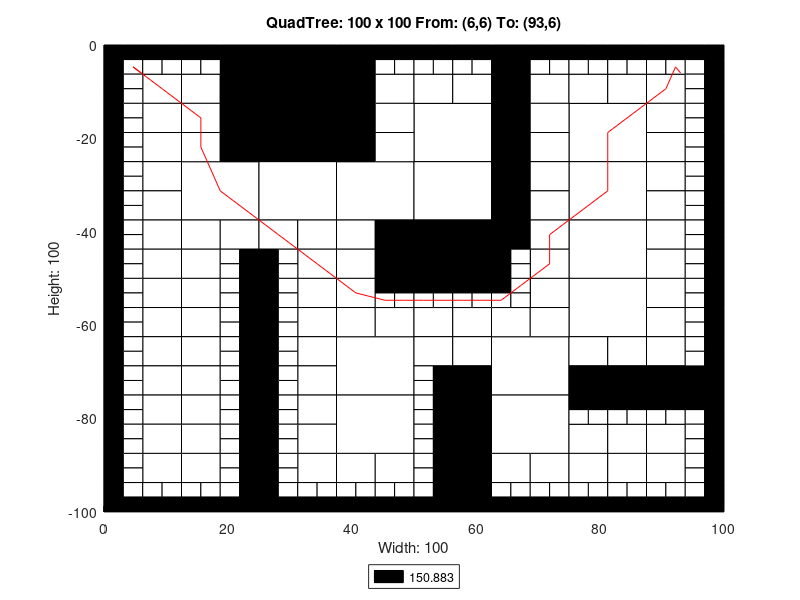

Reproduce this figure in MATLAB.
axis([0 100 -100 0]);
title('QuadTree: 100 x 100 From: (6,6) To: (93,6)');
xlabel('Width: 100');
ylabel('Height: 100');
rectangle('Position',[25 -12.5 12.5 12.5], 'FaceColor',[0 0 0]);
rectangle('Position',[25 -25 12.5 12.5], 'FaceColor',[0 0 0]);
rectangle('Position',[12.5 -37.5 12.5 12.5], 'FaceColor',[1 1 1]);
rectangle('Position',[25 -37.5 12.5 12.5], 'FaceColor',[1 1 1]);
rectangle('Position',[37.5 -37.5 12.5 12.5], 'FaceColor',[1 1 1]);
rectangle('Position',[50 -25 12.5 12.5], 'FaceColor',[1 1 1]);
rectangle('Position',[75 -25 12.5 12.5], 'FaceColor',[1 1 1]);
rectangle('Position',[50 -37.5 12.5 12.5], 'FaceColor',[1 1 1]);
rectangle('Position',[50 -50 12.5 12.5], 'FaceColor',[0 0 0]);
rectangle('Position',[75 -37.5 12.5 12.5], 'FaceColor',[1 1 1]);
rectangle('Position',[75 -50 12.5 12.5], 'FaceColor',[1 1 1]);
rectangle('Position',[37.5 -75 12.5 12.5], 'FaceColor',[1 1 1]);
rectangle('Position',[37.5 -87.5 12.5 12.5], 'FaceColor',[1 1 1]);
rectangle('Position',[62.5 -75 12.5 12.5], 'FaceColor',[1 1 1]);
rectangle('Position',[75 -62.5 12.5 12.5], 'FaceColor',[1 1 1]);
rectangle('Position',[62.5 -87.5 12.5 12.5], 'FaceColor',[1 1 1]);
rectangle('Position',[6.25 -12.5 6.25 6.25], 'FaceColor',[1 1 1]);
rectangle('Position',[18.75 -6.25 6.25 6.25], 'FaceColor',[0 0 0]);
rectangle('Position',[12.5 -12.5 6.25 6.25], 'FaceColor',[1 1 1]);
rectangle('Position',[18.75 -12.5 6.25 6.25], 'FaceColor',[0 0 0]);
rectangle('Position',[6.25 -18.75 6.25 6.25], 'FaceColor',[1 1 1]);
rectangle('Position',[6.25 -25 6.25 6.25], 'FaceColor',[1 1 1]);
rectangle('Position',[12.5 -18.75 6.25 6.25], 'FaceColor',[1 1 1]);
rectangle('Position',[18.75 -18.75 6.25 6.25], 'FaceColor',[0 0 0]);
rectangle('Position',[12.5 -25 6.25 6.25], 'FaceColor',[1 1 1]);
rectangle('Position',[18.75 -25 6.25 6.25], 'FaceColor',[0 0 0]);
rectangle('Position',[37.5 -6.25 6.25 6.25], 'FaceColor',[0 0 0]);
rectangle('Position',[37.5 -12.5 6.25 6.25], 'FaceColor',[0 0 0]);
rectangle('Position',[43.75 -12.5 6.25 6.25], 'FaceColor',[1 1 1]);
rectangle('Position',[37.5 -18.75 6.25 6.25], 'FaceColor',[0 0 0]);
rectangle('Position',[43.75 -18.75 6.25 6.25], 'FaceColor',[1 1 1]);
rectangle('Position',[37.5 -25 6.25 6.25], 'FaceColor',[0 0 0]);
rectangle('Position',[43.75 -25 6.25 6.25], 'FaceColor',[1 1 1]);
rectangle('Position',[6.25 -31.25 6.25 6.25], 'FaceColor',[1 1 1]);
rectangle('Position',[6.25 -37.5 6.25 6.25], 'FaceColor',[1 1 1]);
rectangle('Position',[6.25 -43.75 6.25 6.25], 'FaceColor',[1 1 1]);
rectangle('Position',[6.25 -50 6.25 6.25], 'FaceColor',[1 1 1]);
rectangle('Position',[12.5 -43.75 6.25 6.25], 'FaceColor',[1 1 1]);
rectangle('Position',[18.75 -43.75 6.25 6.25], 'FaceColor',[1 1 1]);
rectangle('Position',[12.5 -50 6.25 6.25], 'FaceColor',[1 1 1]);
rectangle('Position',[25 -43.75 6.25 6.25], 'FaceColor',[1 1 1]);
rectangle('Position',[31.25 -43.75 6.25 6.25], 'FaceColor',[1 1 1]);
rectangle('Position',[31.25 -50 6.25 6.25], 'FaceColor',[1 1 1]);
rectangle('Position',[37.5 -43.75 6.25 6.25], 'FaceColor',[1 1 1]);
rectangle('Position',[43.75 -43.75 6.25 6.25], 'FaceColor',[0 0 0]);
rectangle('Position',[37.5 -50 6.25 6.25], 'FaceColor',[1 1 1]);
rectangle('Position',[43.75 -50 6.25 6.25], 'FaceColor',[0 0 0]);
rectangle('Position',[50 -12.5 6.25 6.25], 'FaceColor',[1 1 1]);
rectangle('Position',[56.25 -12.5 6.25 6.25], 'FaceColor',[1 1 1]);
rectangle('Position',[62.5 -6.25 6.25 6.25], 'FaceColor',[0 0 0]);
rectangle('Position',[62.5 -12.5 6.25 6.25], 'FaceColor',[0 0 0]);
rectangle('Position',[68.75 -12.5 6.25 6.25], 'FaceColor',[1 1 1]);
rectangle('Position',[62.5 -18.75 6.25 6.25], 'FaceColor',[0 0 0]);
rectangle('Position',[68.75 -18.75 6.25 6.25], 'FaceColor',[1 1 1]);
rectangle('Position',[62.5 -25 6.25 6.25], 'FaceColor',[0 0 0]);
rectangle('Position',[68.75 -25 6.25 6.25], 'FaceColor',[1 1 1]);
rectangle('Position',[75 -12.5 6.25 6.25], 'FaceColor',[1 1 1]);
rectangle('Position',[81.25 -12.5 6.25 6.25], 'FaceColor',[1 1 1]);
rectangle('Position',[87.5 -12.5 6.25 6.25], 'FaceColor',[1 1 1]);
rectangle('Position',[87.5 -18.75 6.25 6.25], 'FaceColor',[1 1 1]);
rectangle('Position',[87.5 -25 6.25 6.25], 'FaceColor',[1 1 1]);
rectangle('Position',[62.5 -31.25 6.25 6.25], 'FaceColor',[0 0 0]);
rectangle('Position',[68.75 -31.25 6.25 6.25], 'FaceColor',[1 1 1]);
rectangle('Position',[62.5 -37.5 6.25 6.25], 'FaceColor',[0 0 0]);
rectangle('Position',[68.75 -37.5 6.25 6.25], 'FaceColor',[1 1 1]);
rectangle('Position',[62.5 -43.75 6.25 6.25], 'FaceColor',[0 0 0]);
rectangle('Position',[68.75 -43.75 6.25 6.25], 'FaceColor',[1 1 1]);
rectangle('Position',[68.75 -50 6.25 6.25], 'FaceColor',[1 1 1]);
rectangle('Position',[87.5 -31.25 6.25 6.25], 'FaceColor',[1 1 1]);
rectangle('Position',[87.5 -37.5 6.25 6.25], 'FaceColor',[1 1 1]);
rectangle('Position',[87.5 -43.75 6.25 6.25], 'FaceColor',[1 1 1]);
rectangle('Position',[87.5 -50 6.25 6.25], 'FaceColor',[1 1 1]);
rectangle('Position',[6.25 -56.25 6.25 6.25], 'FaceColor',[1 1 1]);
rectangle('Position',[6.25 -62.5 6.25 6.25], 'FaceColor',[1 1 1]);
rectangle('Position',[12.5 -56.25 6.25 6.25], 'FaceColor',[1 1 1]);
rectangle('Position',[12.5 -62.5 6.25 6.25], 'FaceColor',[1 1 1]);
rectangle('Position',[6.25 -68.75 6.25 6.25], 'FaceColor',[1 1 1]);
rectangle('Position',[6.25 -75 6.25 6.25], 'FaceColor',[1 1 1]);
rectangle('Position',[12.5 -68.75 6.25 6.25], 'FaceColor',[1 1 1]);
rectangle('Position',[12.5 -75 6.25 6.25], 'FaceColor',[1 1 1]);
rectangle('Position',[31.25 -56.25 6.25 6.25], 'FaceColor',[1 1 1]);
rectangle('Position',[31.25 -62.5 6.25 6.25], 'FaceColor',[1 1 1]);
rectangle('Position',[37.5 -56.25 6.25 6.25], 'FaceColor',[1 1 1]);
rectangle('Position',[37.5 -62.5 6.25 6.25], 'FaceColor',[1 1 1]);
rectangle('Position',[43.75 -62.5 6.25 6.25], 'FaceColor',[1 1 1]);
rectangle('Position',[31.25 -68.75 6.25 6.25], 'FaceColor',[1 1 1]);
rectangle('Position',[31.25 -75 6.25 6.25], 'FaceColor',[1 1 1]);
rectangle('Position',[6.25 -81.25 6.25 6.25], 'FaceColor',[1 1 1]);
rectangle('Position',[6.25 -87.5 6.25 6.25], 'FaceColor',[1 1 1]);
rectangle('Position',[12.5 -81.25 6.25 6.25], 'FaceColor',[1 1 1]);
rectangle('Position',[12.5 -87.5 6.25 6.25], 'FaceColor',[1 1 1]);
rectangle('Position',[6.25 -93.75 6.25 6.25], 'FaceColor',[1 1 1]);
rectangle('Position',[12.5 -93.75 6.25 6.25], 'FaceColor',[1 1 1]);
rectangle('Position',[31.25 -81.25 6.25 6.25], 'FaceColor',[1 1 1]);
rectangle('Position',[31.25 -87.5 6.25 6.25], 'FaceColor',[1 1 1]);
rectangle('Position',[31.25 -93.75 6.25 6.25], 'FaceColor',[1 1 1]);
rectangle('Position',[37.5 -93.75 6.25 6.25], 'FaceColor',[1 1 1]);
rectangle('Position',[43.75 -93.75 6.25 6.25], 'FaceColor',[1 1 1]);
rectangle('Position',[50 -62.5 6.25 6.25], 'FaceColor',[1 1 1]);
rectangle('Position',[56.25 -62.5 6.25 6.25], 'FaceColor',[1 1 1]);
rectangle('Position',[68.75 -56.25 6.25 6.25], 'FaceColor',[1 1 1]);
rectangle('Position',[62.5 -62.5 6.25 6.25], 'FaceColor',[1 1 1]);
rectangle('Position',[68.75 -62.5 6.25 6.25], 'FaceColor',[1 1 1]);
rectangle('Position',[50 -68.75 6.25 6.25], 'FaceColor',[1 1 1]);
rectangle('Position',[56.25 -68.75 6.25 6.25], 'FaceColor',[1 1 1]);
rectangle('Position',[56.25 -75 6.25 6.25], 'FaceColor',[0 0 0]);
rectangle('Position',[87.5 -56.25 6.25 6.25], 'FaceColor',[1 1 1]);
rectangle('Position',[87.5 -62.5 6.25 6.25], 'FaceColor',[1 1 1]);
rectangle('Position',[75 -68.75 6.25 6.25], 'FaceColor',[1 1 1]);
rectangle('Position',[81.25 -68.75 6.25 6.25], 'FaceColor',[1 1 1]);
rectangle('Position',[75 -75 6.25 6.25], 'FaceColor',[0 0 0]);
rectangle('Position',[81.25 -75 6.25 6.25], 'FaceColor',[0 0 0]);
rectangle('Position',[87.5 -68.75 6.25 6.25], 'FaceColor',[1 1 1]);
rectangle('Position',[87.5 -75 6.25 6.25], 'FaceColor',[0 0 0]);
rectangle('Position',[93.75 -75 6.25 6.25], 'FaceColor',[0 0 0]);
rectangle('Position',[56.25 -81.25 6.25 6.25], 'FaceColor',[0 0 0]);
rectangle('Position',[56.25 -87.5 6.25 6.25], 'FaceColor',[0 0 0]);
rectangle('Position',[56.25 -93.75 6.25 6.25], 'FaceColor',[0 0 0]);
rectangle('Position',[56.25 -100 6.25 6.25], 'FaceColor',[0 0 0]);
rectangle('Position',[62.5 -93.75 6.25 6.25], 'FaceColor',[1 1 1]);
rectangle('Position',[68.75 -93.75 6.25 6.25], 'FaceColor',[1 1 1]);
rectangle('Position',[75 -87.5 6.25 6.25], 'FaceColor',[1 1 1]);
rectangle('Position',[81.25 -87.5 6.25 6.25], 'FaceColor',[1 1 1]);
rectangle('Position',[87.5 -87.5 6.25 6.25], 'FaceColor',[1 1 1]);
rectangle('Position',[75 -93.75 6.25 6.25], 'FaceColor',[1 1 1]);
rectangle('Position',[81.25 -93.75 6.25 6.25], 'FaceColor',[1 1 1]);
rectangle('Position',[87.5 -93.75 6.25 6.25], 'FaceColor',[1 1 1]);
rectangle('Position',[0 -3.125 3.125 3.125], 'FaceColor',[0 0 0]);
rectangle('Position',[3.125 -3.125 3.125 3.125], 'FaceColor',[0 0 0]);
rectangle('Position',[0 -6.25 3.125 3.125], 'FaceColor',[0 0 0]);
rectangle('Position',[3.125 -6.25 3.125 3.125], 'FaceColor',[1 1 1]);
rectangle('Position',[6.25 -3.125 3.125 3.125], 'FaceColor',[0 0 0]);
rectangle('Position',[9.375 -3.125 3.125 3.125], 'FaceColor',[0 0 0]);
rectangle('Position',[6.25 -6.25 3.125 3.125], 'FaceColor',[1 1 1]);
rectangle('Position',[9.375 -6.25 3.125 3.125], 'FaceColor',[1 1 1]);
rectangle('Position',[0 -9.375 3.125 3.125], 'FaceColor',[0 0 0]);
rectangle('Position',[3.125 -9.375 3.125 3.125], 'FaceColor',[1 1 1]);
rectangle('Position',[0 -12.5 3.125 3.125], 'FaceColor',[0 0 0]);
rectangle('Position',[3.125 -12.5 3.125 3.125], 'FaceColor',[1 1 1]);
rectangle('Position',[12.5 -3.125 3.125 3.125], 'FaceColor',[0 0 0]);
rectangle('Position',[15.625 -3.125 3.125 3.125], 'FaceColor',[0 0 0]);
rectangle('Position',[12.5 -6.25 3.125 3.125], 'FaceColor',[1 1 1]);
rectangle('Position',[15.625 -6.25 3.125 3.125], 'FaceColor',[1 1 1]);
rectangle('Position',[0 -15.625 3.125 3.125], 'FaceColor',[0 0 0]);
rectangle('Position',[3.125 -15.625 3.125 3.125], 'FaceColor',[1 1 1]);
rectangle('Position',[0 -18.75 3.125 3.125], 'FaceColor',[0 0 0]);
rectangle('Position',[3.125 -18.75 3.125 3.125], 'FaceColor',[1 1 1]);
rectangle('Position',[0 -21.875 3.125 3.125], 'FaceColor',[0 0 0]);
rectangle('Position',[3.125 -21.875 3.125 3.125], 'FaceColor',[1 1 1]);
rectangle('Position',[0 -25 3.125 3.125], 'FaceColor',[0 0 0]);
rectangle('Position',[3.125 -25 3.125 3.125], 'FaceColor',[1 1 1]);
rectangle('Position',[43.75 -3.125 3.125 3.125], 'FaceColor',[0 0 0]);
rectangle('Position',[46.875 -3.125 3.125 3.125], 'FaceColor',[0 0 0]);
rectangle('Position',[43.75 -6.25 3.125 3.125], 'FaceColor',[1 1 1]);
rectangle('Position',[46.875 -6.25 3.125 3.125], 'FaceColor',[1 1 1]);
rectangle('Position',[0 -28.125 3.125 3.125], 'FaceColor',[0 0 0]);
rectangle('Position',[3.125 -28.125 3.125 3.125], 'FaceColor',[1 1 1]);
rectangle('Position',[0 -31.25 3.125 3.125], 'FaceColor',[0 0 0]);
rectangle('Position',[3.125 -31.25 3.125 3.125], 'FaceColor',[1 1 1]);
rectangle('Position',[0 -34.375 3.125 3.125], 'FaceColor',[0 0 0]);
rectangle('Position',[3.125 -34.375 3.125 3.125], 'FaceColor',[1 1 1]);
rectangle('Position',[0 -37.5 3.125 3.125], 'FaceColor',[0 0 0]);
rectangle('Position',[3.125 -37.5 3.125 3.125], 'FaceColor',[1 1 1]);
rectangle('Position',[0 -40.625 3.125 3.125], 'FaceColor',[0 0 0]);
rectangle('Position',[3.125 -40.625 3.125 3.125], 'FaceColor',[1 1 1]);
rectangle('Position',[0 -43.75 3.125 3.125], 'FaceColor',[0 0 0]);
rectangle('Position',[3.125 -43.75 3.125 3.125], 'FaceColor',[1 1 1]);
rectangle('Position',[0 -46.875 3.125 3.125], 'FaceColor',[0 0 0]);
rectangle('Position',[3.125 -46.875 3.125 3.125], 'FaceColor',[1 1 1]);
rectangle('Position',[0 -50 3.125 3.125], 'FaceColor',[0 0 0]);
rectangle('Position',[3.125 -50 3.125 3.125], 'FaceColor',[1 1 1]);
rectangle('Position',[18.75 -46.875 3.125 3.125], 'FaceColor',[1 1 1]);
rectangle('Position',[21.875 -46.875 3.125 3.125], 'FaceColor',[0 0 0]);
rectangle('Position',[18.75 -50 3.125 3.125], 'FaceColor',[1 1 1]);
rectangle('Position',[21.875 -50 3.125 3.125], 'FaceColor',[0 0 0]);
rectangle('Position',[25 -46.875 3.125 3.125], 'FaceColor',[0 0 0]);
rectangle('Position',[28.125 -46.875 3.125 3.125], 'FaceColor',[1 1 1]);
rectangle('Position',[25 -50 3.125 3.125], 'FaceColor',[0 0 0]);
rectangle('Position',[28.125 -50 3.125 3.125], 'FaceColor',[1 1 1]);
rectangle('Position',[50 -3.125 3.125 3.125], 'FaceColor',[0 0 0]);
rectangle('Position',[53.125 -3.125 3.125 3.125], 'FaceColor',[0 0 0]);
rectangle('Position',[50 -6.25 3.125 3.125], 'FaceColor',[1 1 1]);
rectangle('Position',[53.125 -6.25 3.125 3.125], 'FaceColor',[1 1 1]);
rectangle('Position',[56.25 -3.125 3.125 3.125], 'FaceColor',[0 0 0]);
rectangle('Position',[59.375 -3.125 3.125 3.125], 'FaceColor',[0 0 0]);
rectangle('Position',[56.25 -6.25 3.125 3.125], 'FaceColor',[1 1 1]);
rectangle('Position',[59.375 -6.25 3.125 3.125], 'FaceColor',[1 1 1]);
rectangle('Position',[68.75 -3.125 3.125 3.125], 'FaceColor',[0 0 0]);
rectangle('Position',[71.875 -3.125 3.125 3.125], 'FaceColor',[0 0 0]);
rectangle('Position',[68.75 -6.25 3.125 3.125], 'FaceColor',[1 1 1]);
rectangle('Position',[71.875 -6.25 3.125 3.125], 'FaceColor',[1 1 1]);
rectangle('Position',[75 -3.125 3.125 3.125], 'FaceColor',[0 0 0]);
rectangle('Position',[78.125 -3.125 3.125 3.125], 'FaceColor',[0 0 0]);
rectangle('Position',[75 -6.25 3.125 3.125], 'FaceColor',[1 1 1]);
rectangle('Position',[78.125 -6.25 3.125 3.125], 'FaceColor',[1 1 1]);
rectangle('Position',[81.25 -3.125 3.125 3.125], 'FaceColor',[0 0 0]);
rectangle('Position',[84.375 -3.125 3.125 3.125], 'FaceColor',[0 0 0]);
rectangle('Position',[81.25 -6.25 3.125 3.125], 'FaceColor',[1 1 1]);
rectangle('Position',[84.375 -6.25 3.125 3.125], 'FaceColor',[1 1 1]);
rectangle('Position',[87.5 -3.125 3.125 3.125], 'FaceColor',[0 0 0]);
rectangle('Position',[90.625 -3.125 3.125 3.125], 'FaceColor',[0 0 0]);
rectangle('Position',[87.5 -6.25 3.125 3.125], 'FaceColor',[1 1 1]);
rectangle('Position',[90.625 -6.25 3.125 3.125], 'FaceColor',[1 1 1]);
rectangle('Position',[93.75 -3.125 3.125 3.125], 'FaceColor',[0 0 0]);
rectangle('Position',[96.875 -3.125 3.125 3.125], 'FaceColor',[0 0 0]);
rectangle('Position',[93.75 -6.25 3.125 3.125], 'FaceColor',[1 1 1]);
rectangle('Position',[96.875 -6.25 3.125 3.125], 'FaceColor',[0 0 0]);
rectangle('Position',[93.75 -9.375 3.125 3.125], 'FaceColor',[1 1 1]);
rectangle('Position',[96.875 -9.375 3.125 3.125], 'FaceColor',[0 0 0]);
rectangle('Position',[93.75 -12.5 3.125 3.125], 'FaceColor',[1 1 1]);
rectangle('Position',[96.875 -12.5 3.125 3.125], 'FaceColor',[0 0 0]);
rectangle('Position',[93.75 -15.625 3.125 3.125], 'FaceColor',[1 1 1]);
rectangle('Position',[96.875 -15.625 3.125 3.125], 'FaceColor',[0 0 0]);
rectangle('Position',[93.75 -18.75 3.125 3.125], 'FaceColor',[1 1 1]);
rectangle('Position',[96.875 -18.75 3.125 3.125], 'FaceColor',[0 0 0]);
rectangle('Position',[93.75 -21.875 3.125 3.125], 'FaceColor',[1 1 1]);
rectangle('Position',[96.875 -21.875 3.125 3.125], 'FaceColor',[0 0 0]);
rectangle('Position',[93.75 -25 3.125 3.125], 'FaceColor',[1 1 1]);
rectangle('Position',[96.875 -25 3.125 3.125], 'FaceColor',[0 0 0]);
rectangle('Position',[62.5 -46.875 3.125 3.125], 'FaceColor',[0 0 0]);
rectangle('Position',[65.625 -46.875 3.125 3.125], 'FaceColor',[1 1 1]);
rectangle('Position',[62.5 -50 3.125 3.125], 'FaceColor',[0 0 0]);
rectangle('Position',[65.625 -50 3.125 3.125], 'FaceColor',[1 1 1]);
rectangle('Position',[93.75 -28.125 3.125 3.125], 'FaceColor',[1 1 1]);
rectangle('Position',[96.875 -28.125 3.125 3.125], 'FaceColor',[0 0 0]);
rectangle('Position',[93.75 -31.25 3.125 3.125], 'FaceColor',[1 1 1]);
rectangle('Position',[96.875 -31.25 3.125 3.125], 'FaceColor',[0 0 0]);
rectangle('Position',[93.75 -34.375 3.125 3.125], 'FaceColor',[1 1 1]);
rectangle('Position',[96.875 -34.375 3.125 3.125], 'FaceColor',[0 0 0]);
rectangle('Position',[93.75 -37.5 3.125 3.125], 'FaceColor',[1 1 1]);
rectangle('Position',[96.875 -37.5 3.125 3.125], 'FaceColor',[0 0 0]);
rectangle('Position',[93.75 -40.625 3.125 3.125], 'FaceColor',[1 1 1]);
rectangle('Position',[96.875 -40.625 3.125 3.125], 'FaceColor',[0 0 0]);
rectangle('Position',[93.75 -43.75 3.125 3.125], 'FaceColor',[1 1 1]);
rectangle('Position',[96.875 -43.75 3.125 3.125], 'FaceColor',[0 0 0]);
rectangle('Position',[93.75 -46.875 3.125 3.125], 'FaceColor',[1 1 1]);
rectangle('Position',[96.875 -46.875 3.125 3.125], 'FaceColor',[0 0 0]);
rectangle('Position',[93.75 -50 3.125 3.125], 'FaceColor',[1 1 1]);
rectangle('Position',[96.875 -50 3.125 3.125], 'FaceColor',[0 0 0]);
rectangle('Position',[0 -53.125 3.125 3.125], 'FaceColor',[0 0 0]);
rectangle('Position',[3.125 -53.125 3.125 3.125], 'FaceColor',[1 1 1]);
rectangle('Position',[0 -56.25 3.125 3.125], 'FaceColor',[0 0 0]);
rectangle('Position',[3.125 -56.25 3.125 3.125], 'FaceColor',[1 1 1]);
rectangle('Position',[0 -59.375 3.125 3.125], 'FaceColor',[0 0 0]);
rectangle('Position',[3.125 -59.375 3.125 3.125], 'FaceColor',[1 1 1]);
rectangle('Position',[0 -62.5 3.125 3.125], 'FaceColor',[0 0 0]);
rectangle('Position',[3.125 -62.5 3.125 3.125], 'FaceColor',[1 1 1]);
rectangle('Position',[18.75 -53.125 3.125 3.125], 'FaceColor',[1 1 1]);
rectangle('Position',[21.875 -53.125 3.125 3.125], 'FaceColor',[0 0 0]);
rectangle('Position',[18.75 -56.25 3.125 3.125], 'FaceColor',[1 1 1]);
rectangle('Position',[21.875 -56.25 3.125 3.125], 'FaceColor',[0 0 0]);
rectangle('Position',[18.75 -59.375 3.125 3.125], 'FaceColor',[1 1 1]);
rectangle('Position',[21.875 -59.375 3.125 3.125], 'FaceColor',[0 0 0]);
rectangle('Position',[18.75 -62.5 3.125 3.125], 'FaceColor',[1 1 1]);
rectangle('Position',[21.875 -62.5 3.125 3.125], 'FaceColor',[0 0 0]);
rectangle('Position',[0 -65.625 3.125 3.125], 'FaceColor',[0 0 0]);
rectangle('Position',[3.125 -65.625 3.125 3.125], 'FaceColor',[1 1 1]);
rectangle('Position',[0 -68.75 3.125 3.125], 'FaceColor',[0 0 0]);
rectangle('Position',[3.125 -68.75 3.125 3.125], 'FaceColor',[1 1 1]);
rectangle('Position',[0 -71.875 3.125 3.125], 'FaceColor',[0 0 0]);
rectangle('Position',[3.125 -71.875 3.125 3.125], 'FaceColor',[1 1 1]);
rectangle('Position',[0 -75 3.125 3.125], 'FaceColor',[0 0 0]);
rectangle('Position',[3.125 -75 3.125 3.125], 'FaceColor',[1 1 1]);
rectangle('Position',[18.75 -65.625 3.125 3.125], 'FaceColor',[1 1 1]);
rectangle('Position',[21.875 -65.625 3.125 3.125], 'FaceColor',[0 0 0]);
rectangle('Position',[18.75 -68.75 3.125 3.125], 'FaceColor',[1 1 1]);
rectangle('Position',[21.875 -68.75 3.125 3.125], 'FaceColor',[0 0 0]);
rectangle('Position',[18.75 -71.875 3.125 3.125], 'FaceColor',[1 1 1]);
rectangle('Position',[21.875 -71.875 3.125 3.125], 'FaceColor',[0 0 0]);
rectangle('Position',[18.75 -75 3.125 3.125], 'FaceColor',[1 1 1]);
rectangle('Position',[21.875 -75 3.125 3.125], 'FaceColor',[0 0 0]);
rectangle('Position',[25 -53.125 3.125 3.125], 'FaceColor',[0 0 0]);
rectangle('Position',[28.125 -53.125 3.125 3.125], 'FaceColor',[1 1 1]);
rectangle('Position',[25 -56.25 3.125 3.125], 'FaceColor',[0 0 0]);
rectangle('Position',[28.125 -56.25 3.125 3.125], 'FaceColor',[1 1 1]);
rectangle('Position',[25 -59.375 3.125 3.125], 'FaceColor',[0 0 0]);
rectangle('Position',[28.125 -59.375 3.125 3.125], 'FaceColor',[1 1 1]);
rectangle('Position',[25 -62.5 3.125 3.125], 'FaceColor',[0 0 0]);
rectangle('Position',[28.125 -62.5 3.125 3.125], 'FaceColor',[1 1 1]);
rectangle('Position',[43.75 -53.125 3.125 3.125], 'FaceColor',[0 0 0]);
rectangle('Position',[46.875 -53.125 3.125 3.125], 'FaceColor',[0 0 0]);
rectangle('Position',[43.75 -56.25 3.125 3.125], 'FaceColor',[1 1 1]);
rectangle('Position',[46.875 -56.25 3.125 3.125], 'FaceColor',[1 1 1]);
rectangle('Position',[25 -65.625 3.125 3.125], 'FaceColor',[0 0 0]);
rectangle('Position',[28.125 -65.625 3.125 3.125], 'FaceColor',[1 1 1]);
rectangle('Position',[25 -68.75 3.125 3.125], 'FaceColor',[0 0 0]);
rectangle('Position',[28.125 -68.75 3.125 3.125], 'FaceColor',[1 1 1]);
rectangle('Position',[25 -71.875 3.125 3.125], 'FaceColor',[0 0 0]);
rectangle('Position',[28.125 -71.875 3.125 3.125], 'FaceColor',[1 1 1]);
rectangle('Position',[25 -75 3.125 3.125], 'FaceColor',[0 0 0]);
rectangle('Position',[28.125 -75 3.125 3.125], 'FaceColor',[1 1 1]);
rectangle('Position',[0 -78.125 3.125 3.125], 'FaceColor',[0 0 0]);
rectangle('Position',[3.125 -78.125 3.125 3.125], 'FaceColor',[1 1 1]);
rectangle('Position',[0 -81.25 3.125 3.125], 'FaceColor',[0 0 0]);
rectangle('Position',[3.125 -81.25 3.125 3.125], 'FaceColor',[1 1 1]);
rectangle('Position',[0 -84.375 3.125 3.125], 'FaceColor',[0 0 0]);
rectangle('Position',[3.125 -84.375 3.125 3.125], 'FaceColor',[1 1 1]);
rectangle('Position',[0 -87.5 3.125 3.125], 'FaceColor',[0 0 0]);
rectangle('Position',[3.125 -87.5 3.125 3.125], 'FaceColor',[1 1 1]);
rectangle('Position',[18.75 -78.125 3.125 3.125], 'FaceColor',[1 1 1]);
rectangle('Position',[21.875 -78.125 3.125 3.125], 'FaceColor',[0 0 0]);
rectangle('Position',[18.75 -81.25 3.125 3.125], 'FaceColor',[1 1 1]);
rectangle('Position',[21.875 -81.25 3.125 3.125], 'FaceColor',[0 0 0]);
rectangle('Position',[18.75 -84.375 3.125 3.125], 'FaceColor',[1 1 1]);
rectangle('Position',[21.875 -84.375 3.125 3.125], 'FaceColor',[0 0 0]);
rectangle('Position',[18.75 -87.5 3.125 3.125], 'FaceColor',[1 1 1]);
rectangle('Position',[21.875 -87.5 3.125 3.125], 'FaceColor',[0 0 0]);
rectangle('Position',[0 -90.625 3.125 3.125], 'FaceColor',[0 0 0]);
rectangle('Position',[3.125 -90.625 3.125 3.125], 'FaceColor',[1 1 1]);
rectangle('Position',[0 -93.75 3.125 3.125], 'FaceColor',[0 0 0]);
rectangle('Position',[3.125 -93.75 3.125 3.125], 'FaceColor',[1 1 1]);
rectangle('Position',[0 -96.875 3.125 3.125], 'FaceColor',[0 0 0]);
rectangle('Position',[3.125 -96.875 3.125 3.125], 'FaceColor',[1 1 1]);
rectangle('Position',[0 -100 3.125 3.125], 'FaceColor',[0 0 0]);
rectangle('Position',[3.125 -100 3.125 3.125], 'FaceColor',[0 0 0]);
rectangle('Position',[6.25 -96.875 3.125 3.125], 'FaceColor',[1 1 1]);
rectangle('Position',[9.375 -96.875 3.125 3.125], 'FaceColor',[1 1 1]);
rectangle('Position',[6.25 -100 3.125 3.125], 'FaceColor',[0 0 0]);
rectangle('Position',[9.375 -100 3.125 3.125], 'FaceColor',[0 0 0]);
rectangle('Position',[18.75 -90.625 3.125 3.125], 'FaceColor',[1 1 1]);
rectangle('Position',[21.875 -90.625 3.125 3.125], 'FaceColor',[0 0 0]);
rectangle('Position',[18.75 -93.75 3.125 3.125], 'FaceColor',[1 1 1]);
rectangle('Position',[21.875 -93.75 3.125 3.125], 'FaceColor',[0 0 0]);
rectangle('Position',[12.5 -96.875 3.125 3.125], 'FaceColor',[1 1 1]);
rectangle('Position',[15.625 -96.875 3.125 3.125], 'FaceColor',[1 1 1]);
rectangle('Position',[12.5 -100 3.125 3.125], 'FaceColor',[0 0 0]);
rectangle('Position',[15.625 -100 3.125 3.125], 'FaceColor',[0 0 0]);
rectangle('Position',[18.75 -96.875 3.125 3.125], 'FaceColor',[1 1 1]);
rectangle('Position',[21.875 -96.875 3.125 3.125], 'FaceColor',[0 0 0]);
rectangle('Position',[18.75 -100 3.125 3.125], 'FaceColor',[0 0 0]);
rectangle('Position',[21.875 -100 3.125 3.125], 'FaceColor',[0 0 0]);
rectangle('Position',[25 -78.125 3.125 3.125], 'FaceColor',[0 0 0]);
rectangle('Position',[28.125 -78.125 3.125 3.125], 'FaceColor',[1 1 1]);
rectangle('Position',[25 -81.25 3.125 3.125], 'FaceColor',[0 0 0]);
rectangle('Position',[28.125 -81.25 3.125 3.125], 'FaceColor',[1 1 1]);
rectangle('Position',[25 -84.375 3.125 3.125], 'FaceColor',[0 0 0]);
rectangle('Position',[28.125 -84.375 3.125 3.125], 'FaceColor',[1 1 1]);
rectangle('Position',[25 -87.5 3.125 3.125], 'FaceColor',[0 0 0]);
rectangle('Position',[28.125 -87.5 3.125 3.125], 'FaceColor',[1 1 1]);
rectangle('Position',[25 -90.625 3.125 3.125], 'FaceColor',[0 0 0]);
rectangle('Position',[28.125 -90.625 3.125 3.125], 'FaceColor',[1 1 1]);
rectangle('Position',[25 -93.75 3.125 3.125], 'FaceColor',[0 0 0]);
rectangle('Position',[28.125 -93.75 3.125 3.125], 'FaceColor',[1 1 1]);
rectangle('Position',[25 -96.875 3.125 3.125], 'FaceColor',[0 0 0]);
rectangle('Position',[28.125 -96.875 3.125 3.125], 'FaceColor',[1 1 1]);
rectangle('Position',[25 -100 3.125 3.125], 'FaceColor',[0 0 0]);
rectangle('Position',[28.125 -100 3.125 3.125], 'FaceColor',[0 0 0]);
rectangle('Position',[31.25 -96.875 3.125 3.125], 'FaceColor',[1 1 1]);
rectangle('Position',[34.375 -96.875 3.125 3.125], 'FaceColor',[1 1 1]);
rectangle('Position',[31.25 -100 3.125 3.125], 'FaceColor',[0 0 0]);
rectangle('Position',[34.375 -100 3.125 3.125], 'FaceColor',[0 0 0]);
rectangle('Position',[37.5 -96.875 3.125 3.125], 'FaceColor',[1 1 1]);
rectangle('Position',[40.625 -96.875 3.125 3.125], 'FaceColor',[1 1 1]);
rectangle('Position',[37.5 -100 3.125 3.125], 'FaceColor',[0 0 0]);
rectangle('Position',[40.625 -100 3.125 3.125], 'FaceColor',[0 0 0]);
rectangle('Position',[43.75 -96.875 3.125 3.125], 'FaceColor',[1 1 1]);
rectangle('Position',[46.875 -96.875 3.125 3.125], 'FaceColor',[1 1 1]);
rectangle('Position',[43.75 -100 3.125 3.125], 'FaceColor',[0 0 0]);
rectangle('Position',[46.875 -100 3.125 3.125], 'FaceColor',[0 0 0]);
rectangle('Position',[50 -53.125 3.125 3.125], 'FaceColor',[0 0 0]);
rectangle('Position',[53.125 -53.125 3.125 3.125], 'FaceColor',[0 0 0]);
rectangle('Position',[50 -56.25 3.125 3.125], 'FaceColor',[1 1 1]);
rectangle('Position',[53.125 -56.25 3.125 3.125], 'FaceColor',[1 1 1]);
rectangle('Position',[56.25 -53.125 3.125 3.125], 'FaceColor',[0 0 0]);
rectangle('Position',[59.375 -53.125 3.125 3.125], 'FaceColor',[0 0 0]);
rectangle('Position',[56.25 -56.25 3.125 3.125], 'FaceColor',[1 1 1]);
rectangle('Position',[59.375 -56.25 3.125 3.125], 'FaceColor',[1 1 1]);
rectangle('Position',[62.5 -53.125 3.125 3.125], 'FaceColor',[0 0 0]);
rectangle('Position',[65.625 -53.125 3.125 3.125], 'FaceColor',[1 1 1]);
rectangle('Position',[62.5 -56.25 3.125 3.125], 'FaceColor',[1 1 1]);
rectangle('Position',[65.625 -56.25 3.125 3.125], 'FaceColor',[1 1 1]);
rectangle('Position',[50 -71.875 3.125 3.125], 'FaceColor',[1 1 1]);
rectangle('Position',[53.125 -71.875 3.125 3.125], 'FaceColor',[0 0 0]);
rectangle('Position',[50 -75 3.125 3.125], 'FaceColor',[1 1 1]);
rectangle('Position',[53.125 -75 3.125 3.125], 'FaceColor',[0 0 0]);
rectangle('Position',[93.75 -53.125 3.125 3.125], 'FaceColor',[1 1 1]);
rectangle('Position',[96.875 -53.125 3.125 3.125], 'FaceColor',[0 0 0]);
rectangle('Position',[93.75 -56.25 3.125 3.125], 'FaceColor',[1 1 1]);
rectangle('Position',[96.875 -56.25 3.125 3.125], 'FaceColor',[0 0 0]);
rectangle('Position',[93.75 -59.375 3.125 3.125], 'FaceColor',[1 1 1]);
rectangle('Position',[96.875 -59.375 3.125 3.125], 'FaceColor',[0 0 0]);
rectangle('Position',[93.75 -62.5 3.125 3.125], 'FaceColor',[1 1 1]);
rectangle('Position',[96.875 -62.5 3.125 3.125], 'FaceColor',[0 0 0]);
rectangle('Position',[93.75 -65.625 3.125 3.125], 'FaceColor',[1 1 1]);
rectangle('Position',[96.875 -65.625 3.125 3.125], 'FaceColor',[0 0 0]);
rectangle('Position',[93.75 -68.75 3.125 3.125], 'FaceColor',[1 1 1]);
rectangle('Position',[96.875 -68.75 3.125 3.125], 'FaceColor',[0 0 0]);
rectangle('Position',[50 -78.125 3.125 3.125], 'FaceColor',[1 1 1]);
rectangle('Position',[53.125 -78.125 3.125 3.125], 'FaceColor',[0 0 0]);
rectangle('Position',[50 -81.25 3.125 3.125], 'FaceColor',[1 1 1]);
rectangle('Position',[53.125 -81.25 3.125 3.125], 'FaceColor',[0 0 0]);
rectangle('Position',[50 -84.375 3.125 3.125], 'FaceColor',[1 1 1]);
rectangle('Position',[53.125 -84.375 3.125 3.125], 'FaceColor',[0 0 0]);
rectangle('Position',[50 -87.5 3.125 3.125], 'FaceColor',[1 1 1]);
rectangle('Position',[53.125 -87.5 3.125 3.125], 'FaceColor',[0 0 0]);
rectangle('Position',[50 -90.625 3.125 3.125], 'FaceColor',[1 1 1]);
rectangle('Position',[53.125 -90.625 3.125 3.125], 'FaceColor',[0 0 0]);
rectangle('Position',[50 -93.75 3.125 3.125], 'FaceColor',[1 1 1]);
rectangle('Position',[53.125 -93.75 3.125 3.125], 'FaceColor',[0 0 0]);
rectangle('Position',[50 -96.875 3.125 3.125], 'FaceColor',[1 1 1]);
rectangle('Position',[53.125 -96.875 3.125 3.125], 'FaceColor',[0 0 0]);
rectangle('Position',[50 -100 3.125 3.125], 'FaceColor',[0 0 0]);
rectangle('Position',[53.125 -100 3.125 3.125], 'FaceColor',[0 0 0]);
rectangle('Position',[62.5 -96.875 3.125 3.125], 'FaceColor',[1 1 1]);
rectangle('Position',[65.625 -96.875 3.125 3.125], 'FaceColor',[1 1 1]);
rectangle('Position',[62.5 -100 3.125 3.125], 'FaceColor',[0 0 0]);
rectangle('Position',[65.625 -100 3.125 3.125], 'FaceColor',[0 0 0]);
rectangle('Position',[68.75 -96.875 3.125 3.125], 'FaceColor',[1 1 1]);
rectangle('Position',[71.875 -96.875 3.125 3.125], 'FaceColor',[1 1 1]);
rectangle('Position',[68.75 -100 3.125 3.125], 'FaceColor',[0 0 0]);
rectangle('Position',[71.875 -100 3.125 3.125], 'FaceColor',[0 0 0]);
rectangle('Position',[75 -78.125 3.125 3.125], 'FaceColor',[0 0 0]);
rectangle('Position',[78.125 -78.125 3.125 3.125], 'FaceColor',[0 0 0]);
rectangle('Position',[75 -81.25 3.125 3.125], 'FaceColor',[1 1 1]);
rectangle('Position',[78.125 -81.25 3.125 3.125], 'FaceColor',[1 1 1]);
rectangle('Position',[81.25 -78.125 3.125 3.125], 'FaceColor',[0 0 0]);
rectangle('Position',[84.375 -78.125 3.125 3.125], 'FaceColor',[0 0 0]);
rectangle('Position',[81.25 -81.25 3.125 3.125], 'FaceColor',[1 1 1]);
rectangle('Position',[84.375 -81.25 3.125 3.125], 'FaceColor',[1 1 1]);
rectangle('Position',[87.5 -78.125 3.125 3.125], 'FaceColor',[0 0 0]);
rectangle('Position',[90.625 -78.125 3.125 3.125], 'FaceColor',[0 0 0]);
rectangle('Position',[87.5 -81.25 3.125 3.125], 'FaceColor',[1 1 1]);
rectangle('Position',[90.625 -81.25 3.125 3.125], 'FaceColor',[1 1 1]);
rectangle('Position',[93.75 -78.125 3.125 3.125], 'FaceColor',[0 0 0]);
rectangle('Position',[96.875 -78.125 3.125 3.125], 'FaceColor',[0 0 0]);
rectangle('Position',[93.75 -81.25 3.125 3.125], 'FaceColor',[1 1 1]);
rectangle('Position',[96.875 -81.25 3.125 3.125], 'FaceColor',[0 0 0]);
rectangle('Position',[93.75 -84.375 3.125 3.125], 'FaceColor',[1 1 1]);
rectangle('Position',[96.875 -84.375 3.125 3.125], 'FaceColor',[0 0 0]);
rectangle('Position',[93.75 -87.5 3.125 3.125], 'FaceColor',[1 1 1]);
rectangle('Position',[96.875 -87.5 3.125 3.125], 'FaceColor',[0 0 0]);
rectangle('Position',[75 -96.875 3.125 3.125], 'FaceColor',[1 1 1]);
rectangle('Position',[78.125 -96.875 3.125 3.125], 'FaceColor',[1 1 1]);
rectangle('Position',[75 -100 3.125 3.125], 'FaceColor',[0 0 0]);
rectangle('Position',[78.125 -100 3.125 3.125], 'FaceColor',[0 0 0]);
rectangle('Position',[81.25 -96.875 3.125 3.125], 'FaceColor',[1 1 1]);
rectangle('Position',[84.375 -96.875 3.125 3.125], 'FaceColor',[1 1 1]);
rectangle('Position',[81.25 -100 3.125 3.125], 'FaceColor',[0 0 0]);
rectangle('Position',[84.375 -100 3.125 3.125], 'FaceColor',[0 0 0]);
rectangle('Position',[93.75 -90.625 3.125 3.125], 'FaceColor',[1 1 1]);
rectangle('Position',[96.875 -90.625 3.125 3.125], 'FaceColor',[0 0 0]);
rectangle('Position',[93.75 -93.75 3.125 3.125], 'FaceColor',[1 1 1]);
rectangle('Position',[96.875 -93.75 3.125 3.125], 'FaceColor',[0 0 0]);
rectangle('Position',[87.5 -96.875 3.125 3.125], 'FaceColor',[1 1 1]);
rectangle('Position',[90.625 -96.875 3.125 3.125], 'FaceColor',[1 1 1]);
rectangle('Position',[87.5 -100 3.125 3.125], 'FaceColor',[0 0 0]);
rectangle('Position',[90.625 -100 3.125 3.125], 'FaceColor',[0 0 0]);
rectangle('Position',[93.75 -96.875 3.125 3.125], 'FaceColor',[1 1 1]);
rectangle('Position',[96.875 -96.875 3.125 3.125], 'FaceColor',[0 0 0]);
rectangle('Position',[93.75 -100 3.125 3.125], 'FaceColor',[0 0 0]);
rectangle('Position',[96.875 -100 3.125 3.125], 'FaceColor',[0 0 0]);
X=[93,92.1875,90.625,81.25,81.25,71.875,71.875,67.1875,64.0625,60.9375,57.8125,54.6875,51.5625,48.4375,45.3125,40.625,34.375,28.125,18.75,15.625,15.625,9.375,4.6875,6];
Y=[-6,-4.6875,-9.375,-18.75,-31.25,-40.625,-46.875,-51.5625,-54.6875,-54.6875,-54.6875,-54.6875,-54.6875,-54.6875,-54.6875,-53.125,-46.875,-40.625,-31.25,-21.875,-15.625,-9.375,-4.6875,-6];
hold on;
plot(X,Y,'r');
legend('150.883','Location','southoutside');
